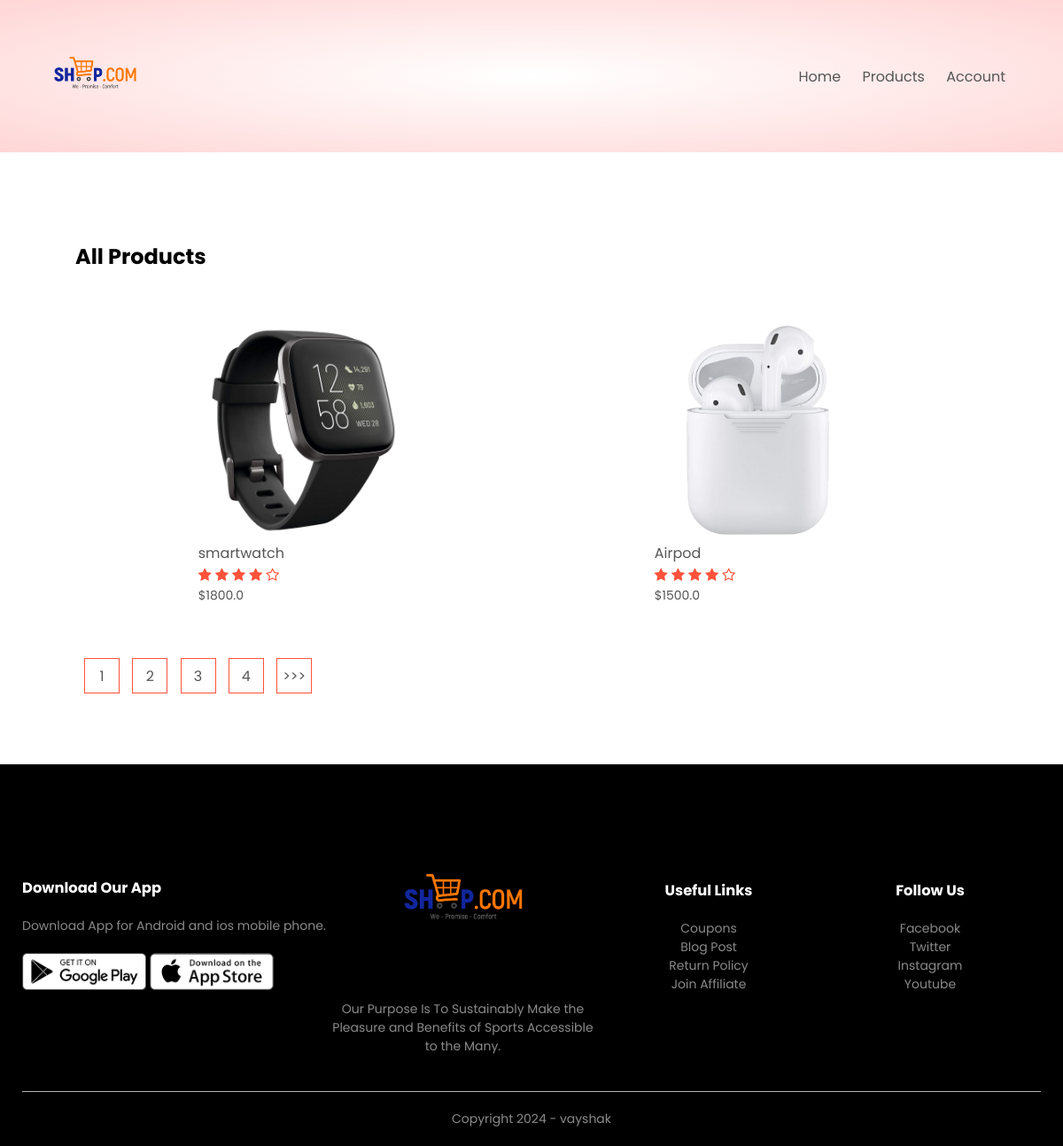
The app's page /product_list with its own data.
### products/models.py (models this page shows, shortened)
class Product(models.Model):
    LIVE=1
    DELETE=0
    DELETE_CHOICES=((LIVE,'Live'),(DELETE,'Delete'))
    title=models.CharField(max_length=200)
    price=models.FloatField()
    description=models.TextField()
    image=models.ImageField(upload_to='media/')
    priority=models.IntegerField(default=0)
    delete_status=models.IntegerField(choices=DELETE_CHOICES,default=LIVE)
    created_at=models.DateTimeField(auto_now_add=True)
    updated_at=models.DateTimeField(auto_now=True)

### products/views.py (the view)
# urls.py: path('product_list',views.list_products,name='list_product'),
def list_products (request):
    page=1
    if request.GET:
        page= request.GET.get('page',1)
    product_list=Product.objects.order_by('priority')
    product_paginator=Paginator(product_list,2)
    product_list=product_paginator.get_page(page)
    context = {'products': product_list}
    return render(request,"products.html",context)

### products/templatetags/chunks.py (called while the page is built)
@register.filter(name='chunks')
def chunks(list_data,chunk_size):
    chunk=[]
    i=0
    for data in list_data:
        chunk.append(data)
        i=i+1
        if i==chunk_size:
            yield chunk
            i=0
            chunk=[]
    if chunk:
        yield chunk

### templates/products.html
{% extends 'blank_layout.html' %}
{% block content %}
{% include 'products_list.html' %}
{% endblock content %}

### templates/blank_layout.html (shortened to what this page needs)
{% load static %}
<!DOCTYPE html>
<html lang="en">
<head>
    <link rel="stylesheet" href="{% static 'css/style.css'%}">
    <link rel="stylesheet" href="https://stackpath.bootstrapcdn.com/font-awesome/4.7.0/css/font-awesome.min.css">
</head>
<body>
    <div class="header">
        <div class="container">
            {% include 'menu.html' %}
             </div>
    </div>
   {% block content %}
{% endblock content %}
    <div class="footer">
        <div class="container">
            <div class="row">
                <div class="footer-col-1">
                    <h3>Download Our App</h3>
                    <p>Download App for Android and ios mobile phone.</p>
                    <div class="app-logo">
                        <img src="{%static 'images/play-store.png'%}">
                        <img src="{%static 'images/app-store.png'%}">
                    </div>
                </div>
                <div class="footer-col-2">
                    <img src="{%static 'images/logo2.png'%}">
                    <p>Our Purpose Is To Sustainably Make the Pleasure and Benefits of Sports Accessible to the Many.
                    </p>
                </div>
                <div class="footer-col-3">
                    <h3>Useful Links</h3>
                    <ul>
                        <li>Coupons</li>
                        <li>Blog Post</li>
                        <li>Return Policy</li>
                        <li>Join Affiliate</li>
                    </ul>
                </div>
                <div class="footer-col-4">
                    <h3>Follow Us</h3>
                    <ul>
                        <li>Facebook</li>
                        <li>Twitter</li>
                        <li>Instagram</li>
                        <li>Youtube</li>
                    </ul>
                </div>
            </div>
            <hr>
            <p class="copyright">Copyright 2024 - vayshak</p>
        </div>
    </div>
</body>
</html>

### templates/menu.html (shortened to what this page needs)
{% load static %}
<div class="navbar">
                <div class="logo">
                    <a href="index.html"><img src="{%static 'images/logo2.png'%}" alt="logo" width="125px"></a>
                </div>
                <nav>
                    <ul id="MenuItems">
                        <li><a href="{%url 'home' %}">Home</a></li>
                        <li><a href="{% url 'list_product' %}">Products</a></li>
                        {% if not user.is_authenticated %}
            <li><a href="{% url 'account' %}">Account</a></li>
            {% else %}
                        <li><a href="{% url 'orders' %}">Orders</a></li>
            <li><a href="{% url 'logout' %}">logout</a></li>
            {% endif %}
        </ul>
            </div>

### templates/products_list.html (shortened to what this page needs)
{% load static %}
{% load chunks %}
<div class="small-container">
    <div class="row row-2">
        <h2>All Products</h2>
    </div>
    {% for product_chunks in products|chunks:4 %}
    <div class="row">
        {% for product in product_chunks %}
        <div class="col-4">
            <a href="{% url 'detail_product' product.id  %}"> <img src="{{ product.image.url}}"> </a>
            <h4>{{ product.title }}</h4>
            <div class="rating">
                <i class="fa fa-star"></i>
                <i class="fa fa-star"></i>
                <i class="fa fa-star"></i>
                <i class="fa fa-star"></i>
                <i class="fa fa-star-o"></i>
            </div>
            <p>${{ product.price }}</p>
        </div>
      {% endfor %}
    </div>
   {% endfor %}
        <div class="page-btn">
            {% for i in products.paginator.page_range %}
            <a href="?page={{i}}"><span>{{i}}</span></a>
            {% endfor %}
            {% if products.has_next %}
            <a href="?page={{products.next_page_number}}"><span>>>></span></a>
            {% endif %}
        </div>
    </div>

### static/css/style.css (style rules this page uses)
* { margin: 0; padding: 0; box-sizing: border-box; }
body { font-family: 'Poppins', sans-serif; }
.navbar { display: flex; align-items: center; padding: 20px; }
nav { flex: 1; text-align: right; }
nav ul { display: inline-block; list-style-type: none; }
nav ul li { display: inline-block; margin-right: 20px; }
a { text-decoration: none; color: #555; }
p { color: #555; }
.container { max-width: 1300px; margin: auto; padding-left: 25px; padding-right: 25px; }
.row { display: flex; align-items: center; flex-wrap: wrap; justify-content: space-around; }
.header { background: radial-gradient(#fff,#ffd6d6); }
.small-container { max-width: 1080px; margin: auto; padding-left: 25px; padding-right: 25px; }
.col-4 { flex-basis: 25%; padding: 10px; min-width: 200px; margin-bottom: 50px; transition: transform 0.5s; }
.col-4 img { width: 100%; }
h4 { color: #555; font-weight: normal; }
.col-4 p { font-size: 14px; }
.rating .fa { color: #ff523b; }
.footer { background: black; color: #8a8a8a; font-size: 14px; padding: 60px 0 20px; }
.footer p { color: #8a8a8a; }
.footer h3 { color: #fff; margin-bottom: 20px; }
.footer-col-1, .footer-col-2, .footer-col-3, .footer-col-4 { min-width: 250px; margin-bottom: 20px; }
.footer-col-1 { flex-basis: 30%; }
.footer-col-2 { flex: 1; text-align: center; }
.footer-col-2 img { width: 180px; margin-bottom: 20px; }
.footer-col-3, .footer-col-4 { flex-basis: 12%; text-align: center; }
ul { list-style-type: none; }
.app-logo { margin-top: 20px; }
.app-logo img { width: 140px; }
.footer hr { border: none; background: #b5b5b5; height: 1px; margin: 20px 0; }
.copyright { text-align: center; }
.row-2 { justify-content: space-between; margin: 100px auto 50px; }
.page-btn { margin: 0 auto 80px; }
.page-btn span { display: inline-block; border: 1px solid #ff523b; margin-left: 10px; width: 40px; height: 40px; text-align: center; line-height: 40px; cursor: pointer; }

### records on screen
Product: image (picture), title "smartwatch", price "1800.0"
Product: image (picture), title "Airpod", price "1500.0"

### other values on screen
{{ i }} "1" "2" "3" "4"
